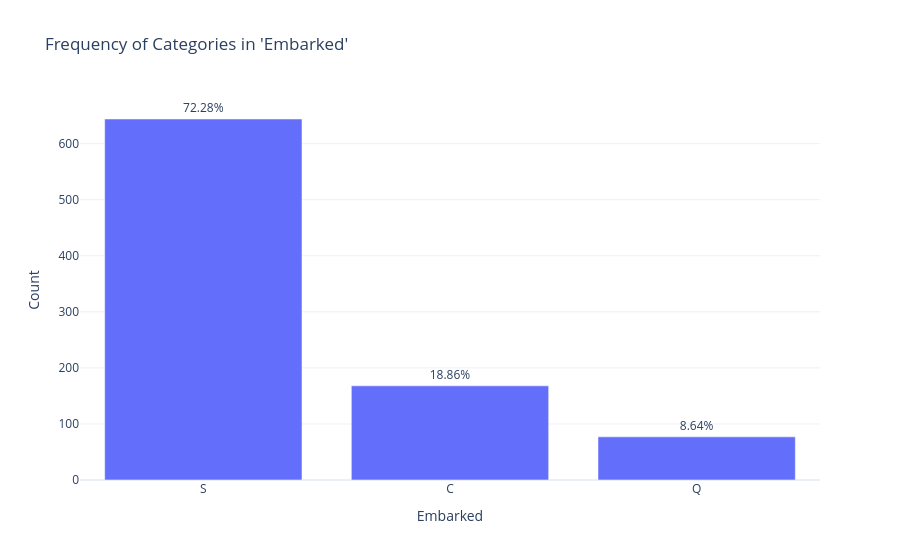

Notebook code for this chart:
### Markdown cell above
## 4. Visualization — Categorical Attribute (Embarked)

### Code cell
counts = df['Embarked'].value_counts(dropna=False).reset_index()
counts.columns = ['Embarked', 'count']
counts['percent'] = (counts['count'] / counts['count'].sum() * 100).round(2)

fig = px.bar(counts, x='Embarked', y='count', text='percent', template='plotly_white',
             title="Frequency of Categories in 'Embarked'")
fig.update_traces(texttemplate='%{text}%', textposition='outside')
fig.update_layout(xaxis_title='Embarked', yaxis_title='Count')
fig.show()

### Figure 1 — Plotly figure (JSON) as saved in the notebook; plotly's stock layout.template omitted (floating-point values rounded to 4 significant figures)
{"data": [{"hovertemplate": "Embarked=%{x}<br>count=%{y}<br>percent=%{text}<extra></extra>", "legendgroup": "", "marker": {"color": "#636efa", "pattern": {"shape": ""}}, "name": "", "orientation": "v", "showlegend": false, "text": [72.28, 18.86, 8.64, 0.22], "textposition": "outside", "texttemplate": "%{text}%", "type": "bar", "x": ["S", "C", "Q", null], "xaxis": "x", "y": [644, 168, 77, 2], "yaxis": "y"}], "layout": {"barmode": "relative", "legend": {"tracegroupgap": 0}, "title": {"text": "Frequency of Categories in 'Embarked'"}, "xaxis": {"anchor": "y", "domain": [0.0, 1.0], "title": {"text": "Embarked"}}, "yaxis": {"anchor": "x", "domain": [0.0, 1.0], "title": {"text": "Count"}}}}
